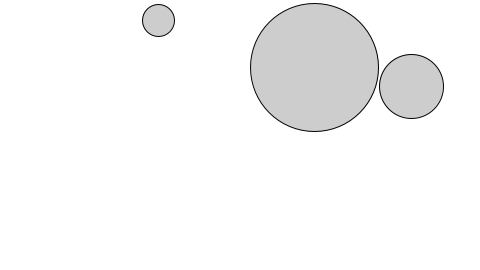
Frame 1 (no input)
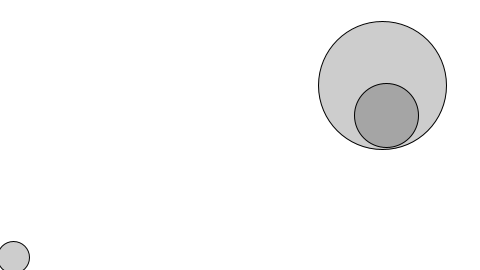
Frame 60 (the mouse pressed at the canvas centre just before this capture)
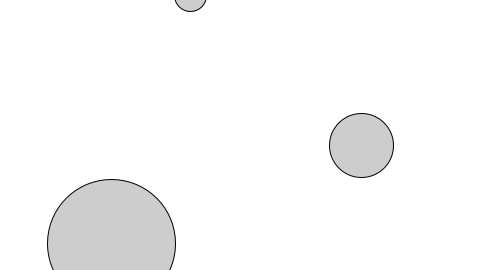
Frame 120 (the mouse held since frame 60 and released just before this capture)

The Processing sketch that drew these frames (run headless with seeded random() and noise(); from frame 60 on, the mouse is pressed at the canvas centre):

// Processing sketch: example_10_02_bouncing_balls
// ── example_10_02_bouncing_balls.pde
// Learning Processing
// Daniel Shiffman
// http://www.learningprocessing.com

// Example 10-2: Bouncing ball class

// Two ball variables
Ball ball1;
Ball ball2;
Ball ball3;

void setup() {
  size(480, 270);
  
  // Initialize balls
  ball1 = new Ball(64);
  ball2 = new Ball(32);
  ball3 = new Ball(16);
}

void draw() {
  background(255);
  
  // Move and display balls
  ball1.move();
  ball2.move();
  ball3.move();
  ball1.display();
  ball2.display();
  ball3.display();
}

// ── Ball.pde
// Learning Processing
// Daniel Shiffman
// http://www.learningprocessing.com

// Example 10-2: Bouncing ball class

class Ball {

  float r;   // radius
  float x, y; // location
  float xspeed, yspeed; // speed
 

    // Constructor
  Ball(float tempR) {
    r = tempR;
    x = random(width);
    y = random(height);
    xspeed = random( - 5, 5);
    yspeed = random( - 5, 5);
  }

  void move() {
    x += xspeed; // Increment x
    y += yspeed; // Increment y

    // Check horizontal edges
    if (x > width || x < 0) {
      xspeed *= -1;
    }
    //Check vertical edges
    if (y > height || y < 0) {
      yspeed *= -1;
    }
  }

  // Draw the ball
  void display() {
    stroke(0);
    fill(0, 50);
    ellipse(x, y, r*2, r*2);
  }
}
